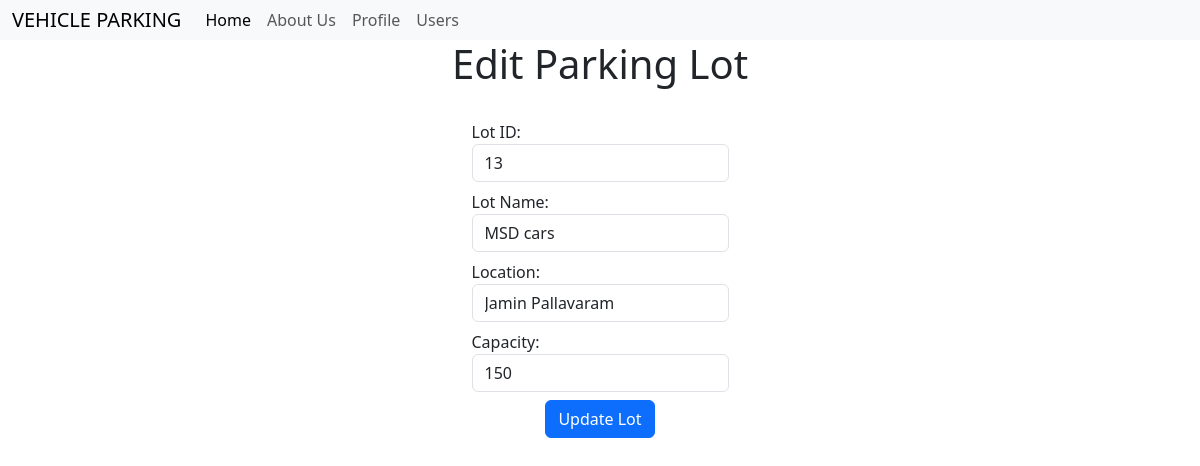
The app's page /admin/13/edit (signed in) with its own data.
### models.py (models this page shows)
class ParkingLot (db.Model):
     __tablename__ = 'parking_lot'
     lot_id = db.Column(db.String(250),primary_key=True)
     lot_name = db.Column(db.String(250), nullable=False)
     location = db.Column(db.String(250), nullable=False)
     capacity = db.Column(db.Integer, nullable=False)

### routes.py (the view)
@app.route('/admin/<string:lot_id>/edit')
@admin_required
def edit_lot(lot_id):
    user=Users.query.get(session['user_id'])
    if not user.is_admin:
        flash("You're not authorised to view this page")
        return redirect(url_for('index'))
    lot = ParkingLot.query.get(lot_id)
    if not lot:
        flash("Parking Lot not found.")
        return redirect(url_for('admin'))
    return render_template('lot/edit_lot.html', user=user,lot=lot)

### routes.py (called while the page is built)
def admin_required(func):
    @wraps(func)
    def inner(*args,**kwargs):
        if 'user_id' not in session:
            flash('Please login to continue')
            return redirect(url_for('index'))
        user=Users.query.get(session['user_id'])
        if not user.is_admin:
            flash('You are not authorised to view this page')
            return redirect('index.html')
        return func(*args,**kwargs)
    return inner

### templates/lot/edit_lot.html (shortened to what this page needs)
{% extends 'layout.html' %}
{% block content %}
    <h1>Edit Parking Lot</h1>
    <form class="form" method="post">
        <label for="lot_id" class="form-label">Lot ID:
            <input type="text" name="lot_id" id="lot_id" class="form-control" value="{{ lot.lot_id }}" readonly/>
        </label>
        <label for="lot_name" class="form-label">Lot Name:
            <input type="text" name="lot_name" id="lot_name" class="form-control" value="{{ lot.lot_name }}" required/>
        </label>
        <label for="location" class="form-label">Location:
            <input type="text" name="location" id="location" class="form-control" value="{{ lot.location }}" required/>
        </label>
        <label for="capacity" class="form-label">Capacity:
            <input type="number" name="capacity" id="capacity" class="form-control" value="{{ lot.capacity }}" min="1" required/>
        </label>
        <input type="submit" value="Update Lot" class="btn btn-primary"/>
    </form>
{% endblock %}

### templates/layout.html (style rules this page uses)
body { margin: 0; padding: 0; }

### templates/lot/edit_lot.html (style rules this page uses)
h1 { text-align: center; }
.form { margin-top: 32px; display: flex; flex-direction: column; align-items: center; }

### records on screen
ParkingLot: lot_id "13", lot_name "MSD cars", location "Jamin Pallavaram", capacity "150"
